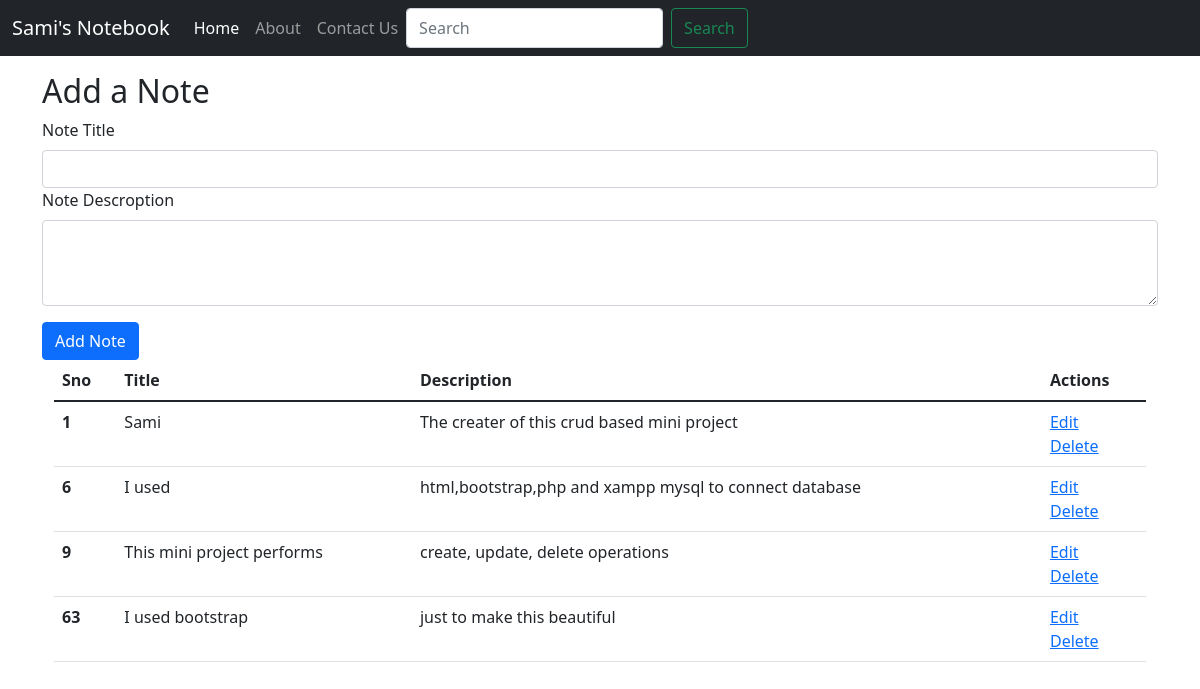
The page / on the database its author committed.
### tables this page shows
CREATE TABLE `notes` (
  `sno` int(11) NOT NULL,
  `title` varchar(50) NOT NULL,
  `description` text NOT NULL,
  `tstamp` datetime NOT NULL DEFAULT current_timestamp()
);

### index.php (the view, shortened to what this page needs)
<?php
$servername = "localhost";
$username = "root";
$password = "";
$database= "notes";
$conn = mysqli_connect($servername,$username,$password,$database);
?>
<!doctype html>
<html lang="en">
  <head>
    <link href="https://cdn.jsdelivr.net/npm/bootstrap@5.1.3/dist/css/bootstrap.min.css" rel="stylesheet">
  </head>
  <body>
    <nav class="navbar navbar-expand-lg navbar-dark bg-dark">
  <div class="container-fluid">
    <a class="navbar-brand" href="#">Sami's Notebook</a>
    <div class="collapse navbar-collapse" id="navbarSupportedContent">
      <ul class="navbar-nav me-auto mb-2 mb-lg-0">
        <li class="nav-item">
          <a class="nav-link active" aria-current="page" href="#">Home</a>
        </li>
        <li class="nav-item">
          <a class="nav-link" href="#">About</a>
        </li><li class="nav-item">
          <a class="nav-link" href="#">Contact Us</a>
        </li>
      <form class="d-flex">
        <input class="form-control me-2" type="search" placeholder="Search" aria-label="Search">
        <button class="btn btn-outline-success" type="submit">Search</button>
      </form>
    </div>
  </div>
</nav>
<div class="container my-3">
    <h2>Add a Note</h2>
    <form action="/crud/index.php" method= "POST">
  <div class="mb-3">
    <label for="title" class="form-label">Note Title</label>
    <input type="text" class="form-control" id="title" name="title" aria-describedby="emailHelp">
  <div class="mb-3">
  <label for="exampleFormControlTextarea1" class="form-label">Note Descroption</label>
  <textarea class="form-control" id="description" name="description" rows="3"></textarea>
</div>
  <button type="submit" class="btn btn-primary">Add Note</button>
</form>
<div class="container">
  <table class="table">
  <thead>
    <tr>
      <th scope="col">Sno</th>
      <th scope="col">Title</th>
      <th scope="col">Description</th>
      <th scope="col">Actions</th>
    </tr>
  </thead>
  <tbody>
  <?php
  $sql="SELECT * FROM `notes`" ;
  $result = mysqli_query($conn,$sql);
  while($row=mysqli_fetch_assoc($result))
  {
    echo   "<tr>
    <th scope='row'> ".$row['sno'] ."</th>
    <td>".$row['title'] ."</td>
    <td>".$row['description'] ."</td>
    <td> <a href='/crud/edit2.php?sno=".$row['sno'] ."'> Edit </a><br> <a href= '/crud/delete.php?sno=".$row['sno']."'>Delete</a> </td>
  </tr>" ;
  }
  ?>
  </tbody>
</table>
</div>
  </body>
</html>

### rows shown on the page
notes: sno "1", title "Sami", description "The creater of this crud based mini project"
notes: sno "6", title "I used", description "html,bootstrap,php and xampp mysql to connect database"
notes: sno "9", title "This mini project performs", description "create, update, delete operations"
notes: sno "63", title "I used bootstrap", description "just to make this beautiful"
